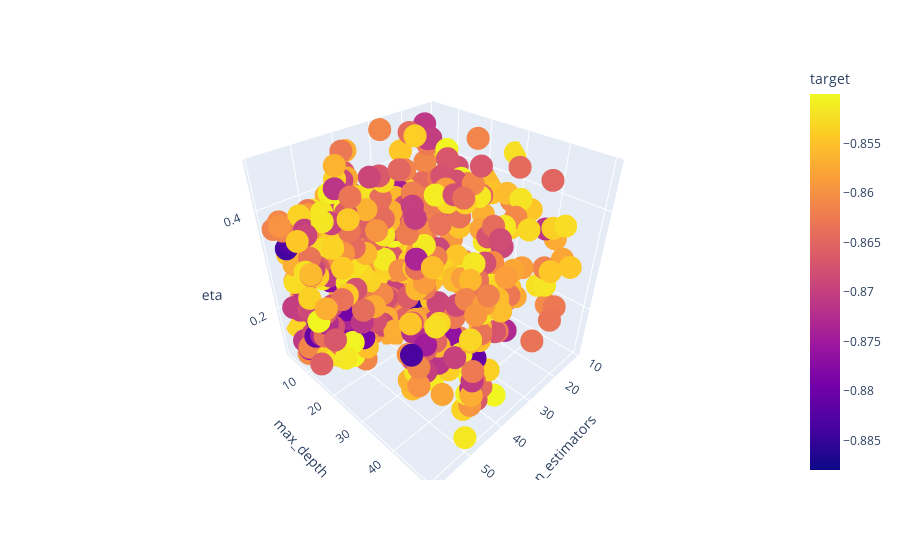

The code cell stored with this chart in its notebook:
### Code cell
px.scatter_3d(df2, x = "n_estimators", y = "max_depth", z = "eta", color = "target")

### Figure 1 — Plotly figure (JSON) as saved in the notebook; plotly's stock layout.template omitted (floating-point values rounded to 4 significant figures; data arrays with more than 128 entries replaced by an {"elided": "..."} marker saying what was removed)
{"data": [{"hovertemplate": "n_estimators=%{x}<br>max_depth=%{y}<br>eta=%{z}<br>target=%{marker.color}<extra></extra>", "legendgroup": "", "marker": {"color": {"elided": "646 float values"}, "coloraxis": "coloraxis", "symbol": "circle"}, "mode": "markers", "name": "", "scene": "scene", "showlegend": false, "type": "scatter3d", "x": {"elided": "646 int values"}, "y": {"elided": "646 int values"}, "z": {"elided": "646 float values"}}], "layout": {"coloraxis": {"colorbar": {"title": {"text": "target"}}, "colorscale": [[0, "#0d0887"], [0.1111, "#46039f"], [0.2222, "#7201a8"], [0.3333, "#9c179e"], [0.4444, "#bd3786"], [0.5556, "#d8576b"], [0.6667, "#ed7953"], [0.7778, "#fb9f3a"], [0.8889, "#fdca26"], [1, "#f0f921"]]}, "legend": {"tracegroupgap": 0}, "margin": {"t": 60}, "scene": {"domain": {"x": [0, 1], "y": [0, 1]}, "xaxis": {"title": {"text": "n_estimators"}}, "yaxis": {"title": {"text": "max_depth"}}, "zaxis": {"title": {"text": "eta"}}}}}
